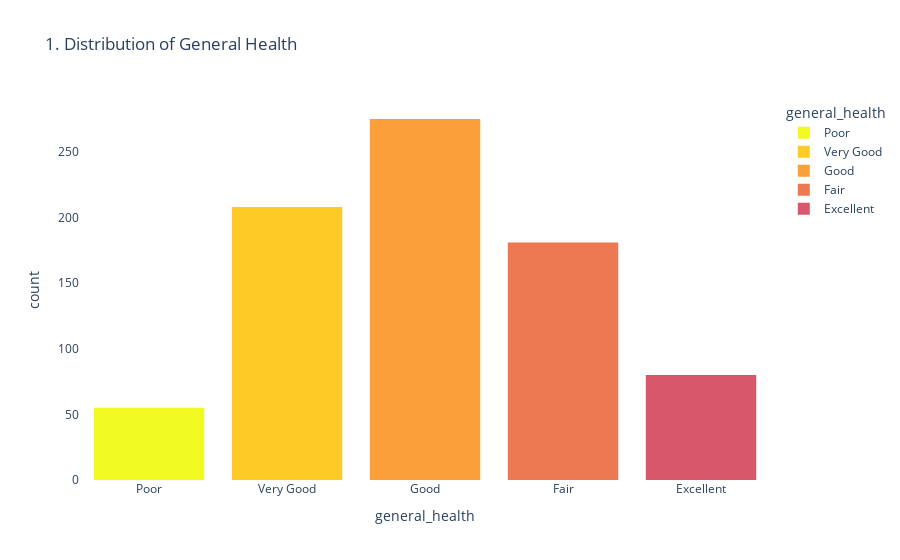
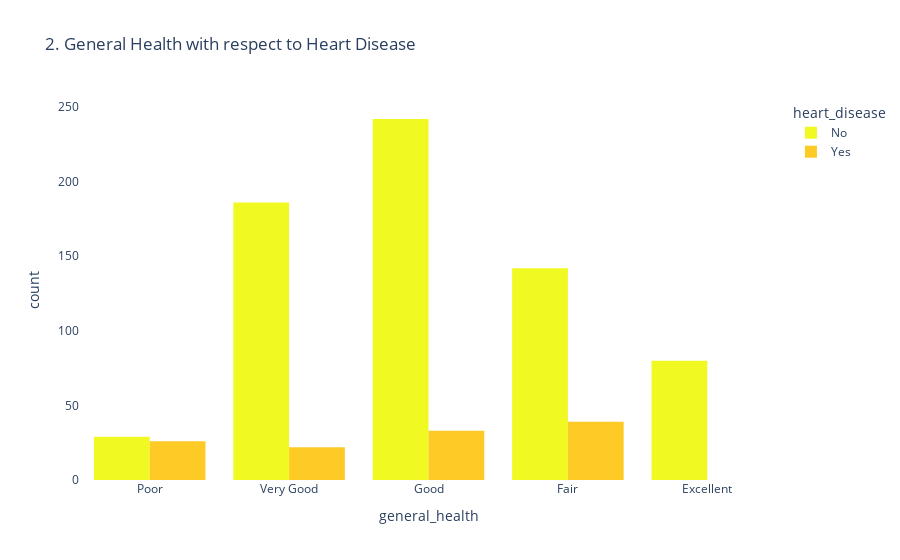

Notebook cell for these charts, in order:
### Markdown cell above
#### 1. Health Assessment

### Code cell
"""
Generates a histogram plot of the 'general_health' feature from the 'heart' dataset, colored by the 'general_health' feature, using the Plotly Express library.

The plot is titled "1. Distribution of General Health" and the plot background is set to white.
"""
fig1 = px.histogram(heart, x="general_health", color = 'general_health', color_discrete_sequence = colors, title="1. Distribution of General Health")
fig1.update_layout(plot_bgcolor='white')
fig1.show()
print('\n', "="*80, '\n')

fig2 = px.histogram(heart, x="general_health", color = 'heart_disease', color_discrete_sequence = colors, barmode = 'group', title="2. General Health with respect to Heart Disease")
fig2.update_layout(plot_bgcolor='white')
fig2.show()
print('\n', "="*80, '\n')

### Figure 1 — Plotly figure (JSON) as saved in the notebook; plotly's stock layout.template omitted (floating-point values rounded to 4 significant figures; data arrays with more than 128 entries replaced by an {"elided": "..."} marker saying what was removed)
{"data": [{"alignmentgroup": "True", "bingroup": "x", "hovertemplate": "general_health=%{x}<br>count=%{y}<extra></extra>", "legendgroup": "Poor", "marker": {"color": "#f0f921", "pattern": {"shape": ""}}, "name": "Poor", "offsetgroup": "Poor", "orientation": "v", "showlegend": true, "type": "histogram", "x": ["Poor", "Poor", "Poor", "Poor", "Poor", "Poor", "Poor", "Poor", "Poor", "Poor", "Poor", "Poor", "Poor", "Poor", "Poor", "Poor", "Poor", "Poor", "Poor", "Poor", "Poor", "Poor", "Poor", "Poor", "Poor", "Poor", "Poor", "Poor", "Poor", "Poor", "Poor", "Poor", "Poor", "Poor", "Poor", "Poor", "Poor", "Poor", "Poor", "Poor", "Poor", "Poor", "Poor", "Poor", "Poor", "Poor", "Poor", "Poor", "Poor", "Poor", "Poor", "Poor", "Poor", "Poor", "Poor"], "xaxis": "x", "yaxis": "y"}, {"alignmentgroup": "True", "bingroup": "x", "hovertemplate": "general_health=%{x}<br>count=%{y}<extra></extra>", "legendgroup": "Very Good", "marker": {"color": "#fdca26", "pattern": {"shape": ""}}, "name": "Very Good", "offsetgroup": "Very Good", "orientation": "v", "showlegend": true, "type": "histogram", "x": {"elided": "208 str values"}, "xaxis": "x", "yaxis": "y"}, {"alignmentgroup": "True", "bingroup": "x", "hovertemplate": "general_health=%{x}<br>count=%{y}<extra></extra>", "legendgroup": "Good", "marker": {"color": "#fb9f3a", "pattern": {"shape": ""}}, "name": "Good", "offsetgroup": "Good", "orientation": "v", "showlegend": true, "type": "histogram", "x": {"elided": "275 str values"}, "xaxis": "x", "yaxis": "y"}, {"alignmentgroup": "True", "bingroup": "x", "hovertemplate": "general_health=%{x}<br>count=%{y}<extra></extra>", "legendgroup": "Fair", "marker": {"color": "#ed7953", "pattern": {"shape": ""}}, "name": "Fair", "offsetgroup": "Fair", "orientation": "v", "showlegend": true, "type": "histogram", "x": {"elided": "181 str values"}, "xaxis": "x", "yaxis": "y"}, {"alignmentgroup": "True", "bingroup": "x", "hovertemplate": "general_health=%{x}<br>count=%{y}<extra></extra>", "legendgroup": "Excellent", "marker": {"color": "#d8576b", "pattern": {"shape": ""}}, "name": "Excellent", "offsetgroup": "Excellent", "orientation": "v", "showlegend": true, "type": "histogram", "x": ["Excellent", "Excellent", "Excellent", "Excellent", "Excellent", "Excellent", "Excellent", "Excellent", "Excellent", "Excellent", "Excellent", "Excellent", "Excellent", "Excellent", "Excellent", "Excellent", "Excellent", "Excellent", "Excellent", "Excellent", "Excellent", "Excellent", "Excellent", "Excellent", "Excellent", "Excellent", "Excellent", "Excellent", "Excellent", "Excellent", "Excellent", "Excellent", "Excellent", "Excellent", "Excellent", "Excellent", "Excellent", "Excellent", "Excellent", "Excellent", "Excellent", "Excellent", "Excellent", "Excellent", "Excellent", "Excellent", "Excellent", "Excellent", "Excellent", "Excellent", "Excellent", "Excellent", "Excellent", "Excellent", "Excellent", "Excellent", "Excellent", "Excellent", "Excellent", "Excellent", "Excellent", "Excellent", "Excellent", "Excellent", "Excellent", "Excellent", "Excellent", "Excellent", "Excellent", "Excellent", "Excellent", "Excellent", "Excellent", "Excellent", "Excellent", "Excellent", "Excellent", "Excellent", "Excellent", "Excellent"], "xaxis": "x", "yaxis": "y"}], "layout": {"barmode": "relative", "legend": {"title": {"text": "general_health"}, "tracegroupgap": 0}, "plot_bgcolor": "white", "title": {"text": "1. Distribution of General Health"}, "xaxis": {"anchor": "y", "categoryarray": ["Poor", "Very Good", "Good", "Fair", "Excellent"], "categoryorder": "array", "domain": [0, 1], "title": {"text": "general_health"}}, "yaxis": {"anchor": "x", "domain": [0, 1], "title": {"text": "count"}}}}

### Figure 2 — Plotly figure (JSON) as saved in the notebook; plotly's stock layout.template omitted (floating-point values rounded to 4 significant figures; data arrays with more than 128 entries replaced by an {"elided": "..."} marker saying what was removed)
{"data": [{"alignmentgroup": "True", "bingroup": "x", "hovertemplate": "heart_disease=No<br>general_health=%{x}<br>count=%{y}<extra></extra>", "legendgroup": "No", "marker": {"color": "#f0f921", "pattern": {"shape": ""}}, "name": "No", "offsetgroup": "No", "orientation": "v", "showlegend": true, "type": "histogram", "x": {"elided": "679 str values"}, "xaxis": "x", "yaxis": "y"}, {"alignmentgroup": "True", "bingroup": "x", "hovertemplate": "heart_disease=Yes<br>general_health=%{x}<br>count=%{y}<extra></extra>", "legendgroup": "Yes", "marker": {"color": "#fdca26", "pattern": {"shape": ""}}, "name": "Yes", "offsetgroup": "Yes", "orientation": "v", "showlegend": true, "type": "histogram", "x": ["Very Good", "Poor", "Fair", "Fair", "Fair", "Good", "Good", "Very Good", "Very Good", "Fair", "Poor", "Fair", "Good", "Poor", "Very Good", "Good", "Fair", "Fair", "Poor", "Good", "Fair", "Good", "Good", "Poor", "Very Good", "Good", "Fair", "Fair", "Good", "Poor", "Very Good", "Good", "Fair", "Good", "Poor", "Good", "Very Good", "Very Good", "Fair", "Fair", "Poor", "Fair", "Fair", "Very Good", "Fair", "Good", "Fair", "Fair", "Good", "Fair", "Good", "Good", "Fair", "Good", "Poor", "Poor", "Good", "Poor", "Poor", "Poor", "Very Good", "Very Good", "Fair", "Fair", "Poor", "Very Good", "Very Good", "Fair", "Good", "Good", "Poor", "Poor", "Fair", "Fair", "Poor", "Fair", "Very Good", "Fair", "Good", "Good", "Very Good", "Poor", "Good", "Very Good", "Good", "Very Good", "Poor", "Poor", "Good", "Fair", "Poor", "Fair", "Good", "Poor", "Fair", "Fair", "Very Good", "Fair", "Good", "Very Good", "Very Good", "Good", "Fair", "Very Good", "Poor", "Fair", "Good", "Fair", "Poor", "Good", "Fair", "Good", "Good", "Fair", "Very Good", "Fair", "Poor", "Poor", "Fair", "Good"], "xaxis": "x", "yaxis": "y"}], "layout": {"barmode": "group", "legend": {"title": {"text": "heart_disease"}, "tracegroupgap": 0}, "plot_bgcolor": "white", "title": {"text": "2. General Health with respect to Heart Disease"}, "xaxis": {"anchor": "y", "domain": [0, 1], "title": {"text": "general_health"}}, "yaxis": {"anchor": "x", "domain": [0, 1], "title": {"text": "count"}}}}
